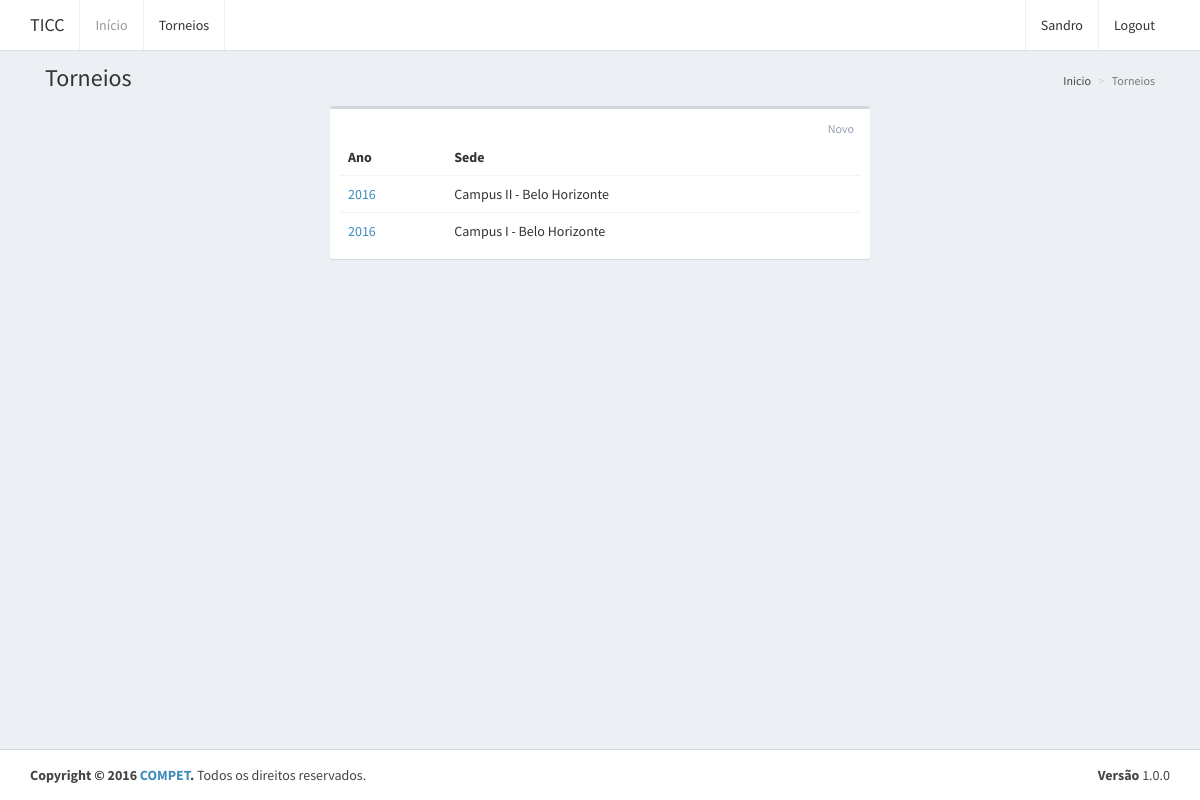
Page /torneios (signed in) on the committed database.
### website/models.py (models this page shows, shortened)
class Torneio(models.Model):
	sede = models.ForeignKey(Campus, on_delete=models.CASCADE, default=None)
	responsavel = models.ForeignKey(User)
	inicio = models.DateField()
	termino = models.DateField()
	def __str__(self):
		return str(self.inicio.year)

class Campus(models.Model):
	cidade = models.CharField(max_length=255)
	numero = models.CharField(max_length=2)
	def __str__(self):
		return 'Campus ' + self.numero + ' - ' + self.cidade

### website/views.py (the view)
# urls.py: url(r'torneios$', views.torneios),
def torneios(request):
	context = {
		'torneios': Torneio.objects.all(),
		'breadcrumb': [
			{'nome': 'Inicio', 'link': '/'},
			{'nome': 'Torneios'},
		]
	}
	return render(request, 'torneios.html', context)

### templates/torneios.html (shortened to what this page needs)
{% extends "base.html" %}
{% block content-title %}
	Torneios
{% endblock content-title %}
{% block breadcrumb %}
	{% include "breadcrumb.html" %}
{% endblock breadcrumb %}
{% block content %}
	    <div class="row">
	        <div class="col-md-6 col-md-offset-3">
	            <div class="box">
	                <div class="box-header">
	                    <div class="box-tools pull-right">
	                        <a href="/torneios/novo" class="btn btn-box-tool">Novo</a>
	                    </div>
	                </div>
	                <div class="box-body">
	                    <table class="table">
	                        <tr>
	                            <th>Ano</th>
	                            <th>Sede</th>
	                        </tr>
	                        {% for torneio in torneios %}
	                        	<tr>
	                        	    <td>
	                        	    	<a href="/torneios/{{ torneio.id }}">{{ torneio }}</a>
	                        	    </td>
	                        	    <td>{{ torneio.sede }}</td>
	                        	</tr>
	                        {% endfor %}
	                    </table>
	                </div>
	            </div>
	        </div>
	    </div>
{% endblock content %}

### templates/header.html (shortened to what this page needs)
<header class="main-header">
    <nav class="navbar navbar-static-top">
        <div class="container">
            <div class="navbar-header">
                <a href="/" class="navbar-brand">TICC</a>
            </div>
            <div class="collapse navbar-collapse pull-left" id="navbar-collapse">
                <ul class="nav navbar-nav">
                    <li class="active">
                        <a href="/">Início</a></li>
                    <li>
                        <a href="/torneios">Torneios</a>
                    </li>
                </ul>
            </div>
            <div class="navbar-custom-menu">
                <ul class="nav navbar-nav">
                    {% if user.is_authenticated %}
                        <li>
                            <a href="#" title="">{{ user.first_name }}</a>
                        </li>
                        <li>
                            <a href="/logout">Logout</a>
                        </li>
                    {% else %}
                        <li><a href="/login">Login</a></li>
                    {% endif %}
                </ul>
            </div>
        </div>
    </nav>
</header>

### rows in the picture
Torneio: inicio "2016", sede "Campus II - Belo Horizonte"
Torneio: inicio "2016", sede "Campus I - Belo Horizonte"

### other values in the picture
{{ user.first_name }} "Sandro"
{{ item.nome }} "Inicio"
{{ item.nome }} "Torneios"
